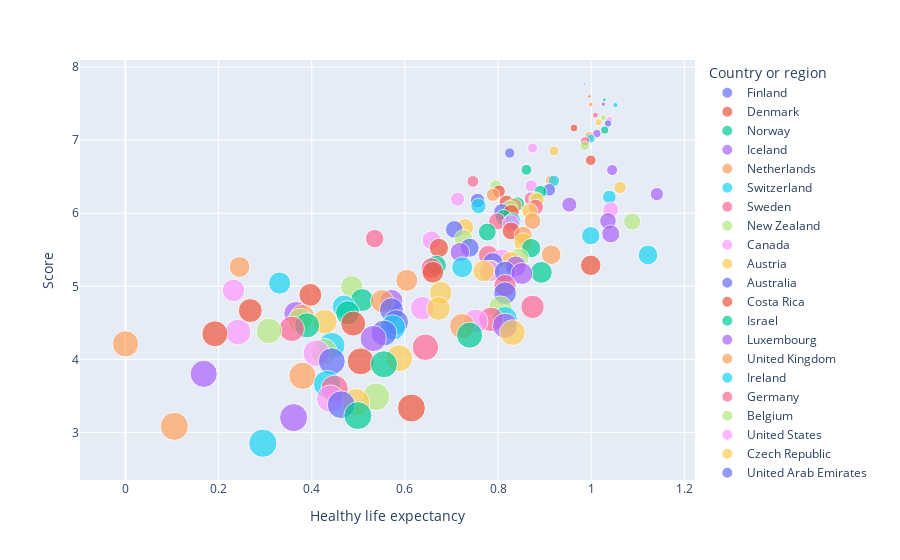

This figure's notebook cell:
### Code cell
#rapport de corrélation entre l'espèrance de vie des habitants etl e score du pays
fig = px.scatter(data, x='Healthy life expectancy', y='Score', color='Country or region', size='Overall rank')
fig.show()
